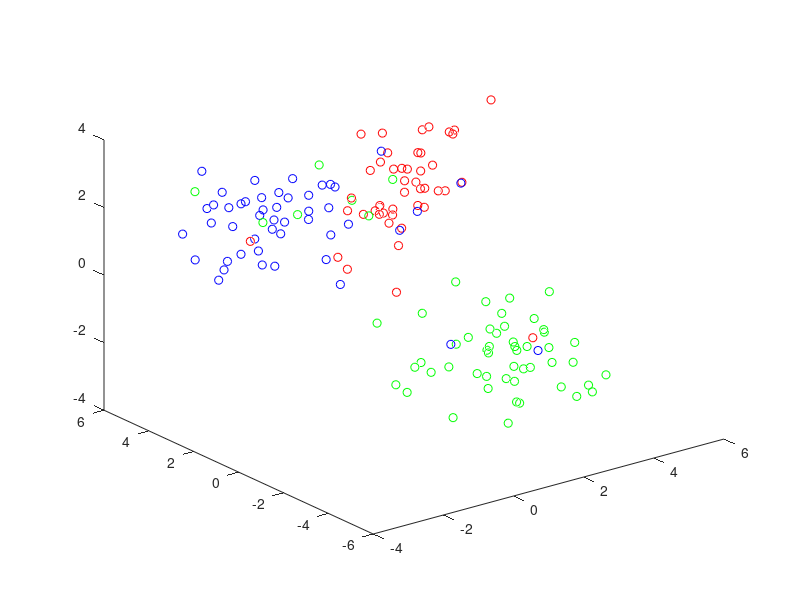

The MATLAB source for this figure:
%% Memplot data menggunakan grafik

clear;
clc;
close all;

% Load data dan membedakan data berdasarkan kelasnya
dataTrain = csvread('data_train_PNN.csv');
dataTrain_sort = sortrows(dataTrain,4);
class0 = dataTrain_sort(1:46,:);
class1 = dataTrain_sort(47:94,:);
class2 = dataTrain_sort(95:150,:);

% Memplot grafik berdasarkan kelasnya
plot3(class0(:,1),class0(:,2),class0(:,3),'ro');
hold on;
plot3(class1(:,1),class1(:,2),class1(:,3),'bo');
hold on;
plot3(class2(:,1),class2(:,2),class2(:,3),'go');

%% Membangun fungsi utama probabilistik

% Menggunakan data Train
train = dataTrain(1:100,:);
valid = dataTrain(101:150,:);
train_sort = sortrows(train, 4);

% Memisahkan data train sesuai dengan kelasnya
jumlahAtribut = size(train,2)-1;
data_kelas = train(:,jumlahAtribut+1);
data_train = train(:,1:jumlahAtribut);
data_train0 = data_train(find(data_kelas==0),:);
data_train1 = data_train(find(data_kelas==1),:);
data_train2 = data_train(find(data_kelas==2),:);

% Smoothing parameter
s = 1;

% hitung g(x)
for i = 1:size(valid)
    % Perhitungan f(x) pada kelas 0
    for j = 1:size(data_train0)
        kelas0(i,1) = exp(-(((valid(i,1)-data_train0(j,1))^2 + (valid(i,2)-data_train0(j,2))^2 + (valid(i,3)-data_train0(j,3))^2) / 2*s^2));
        f(i,1) = sum(kelas0(i,1))/size(data_train0,1);
    end
    
    % Perhitungan f(x) pada kelas 1
    for l = 1:size(data_train1)
        kelas1(i,1) = exp(-(((valid(i,1)-data_train1(l,1))^2 + (valid(i,2)-data_train1(l,2))^2 + (valid(i,3)-data_train1(l,3))^2) / 2*s^2));
        f(i,2) = sum(kelas1(i,1))/size(data_train1,1);
    end
    
    % Perhitungan f(x) pada kelas 2
    for n = 1:size(data_train2)
        kelas2(i,1) = exp(-(((valid(i,1)-data_train2(n,1))^2 + (valid(i,2)-data_train2(n,2))^2 + (valid(i,3)-data_train2(n,3))^2) / 2*s^2));
        f(i,3) = sum(kelas2(i,1))/size(data_train2,1);
    end
    
    % Memindahkan kelas pada data validasi ke matrix f(x)
    f(i,4) = valid(i,4);
    
    % Mencari nilai maksimum pada setiap baris matrix f(x)
    for k = 1:size(f)
        max_f(k,1) = max(f(k,1:3));
        if (find(max_f(k,1) == f(k,1:3)) == f(k,1))
            klasifikasi(k,1) = 0;
        elseif(find(max_f(k,1) == f(k,1:3)) == f(k,2))
            klasifikasi(k,1) = 1;
        elseif(find(max_f(k,1) == f(k,1:3)) == f(k,3))
            klasifikasi(k,1) = 2;
        end
    end
end